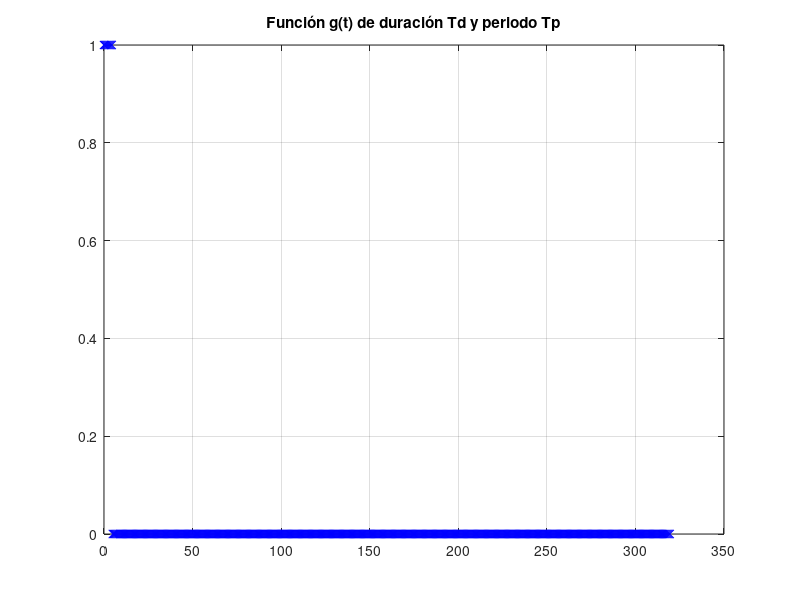
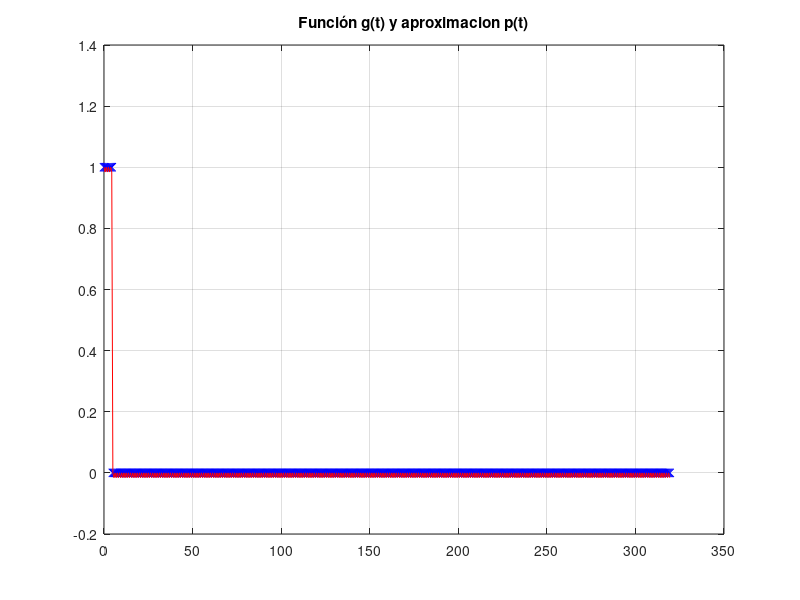
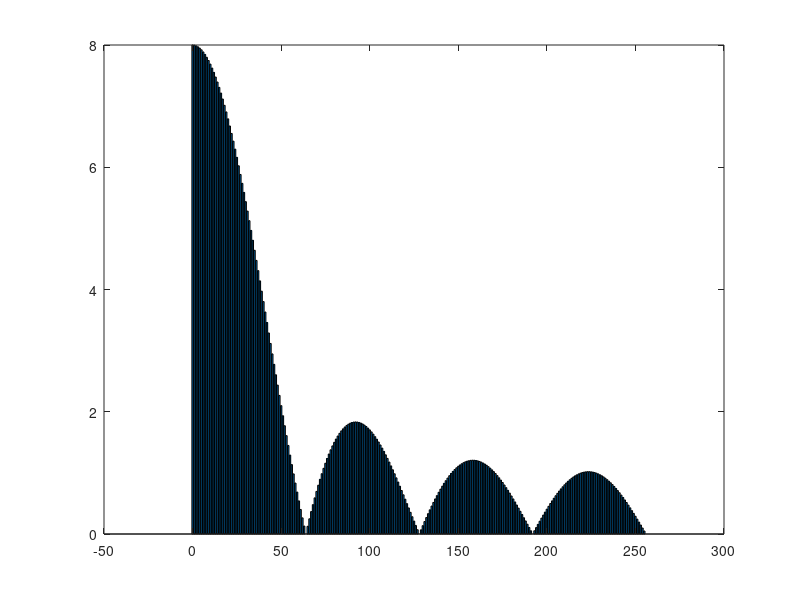

The MATLAB script that drew these images, in order:
function aprox_nop_1

    Td = 5;                 %No nula en el intervalo Td
    Tp = 64*Td;             %Agrego el cuádruple de puntos %20 puntos
    N = 64*8;               %Inicialmente N = 8            %32 puntos
    dt = Tp/N               %Se mantiene constante

    t0 = 0;
    for i=1 : N
        t(i) = t0 + (i-1)*dt;
        if(t(i) < Td)
            g(i,1) = 1;
        else
            g(i,1) = 0;
        end
    end

    figure(1)
    plot(t,g,"xb")
    title("Función g(t) de duración Td y periodo Tp")
    grid on

    %Matriz phi

    m = (N-1)/2;
    dim = 2*m+1;
    wl = (2*pi)/Tp;
    w0 = (2*pi)/N;
    dw0 = w0/dt;

    phi(:, 1) = 1;
    for i=1 : N 
        for k=1 : m
            phi(i, 2*k) = cos(k * wl * (t(i) - t(1))); 
            phi(i, 2*k+1) = sin(k * wl * (t(i) - t(1))); 
        end
    end

    a = inv(phi'*phi)*(phi'*g);
    p = phi * a;

    figure(2)
    plot(t,g,"xb",t,p,"red")
    title("Función g(t) y aproximacion p(t)")
    grid on

    %Amplitudes

    %A(1,1) = a(1,1);

    %for i=1 : m
    %    A(i+1,1) = abs(a(2*(i)) + a(2*(i)+1));
    %end

    %f = dw0 * (1:(m+1));       %Vector de frecuencia

    %figure(3)
    %bar(f, A)

    %%FFT

    fft_g = fft(g, N);

    fft_g_abs = abs(fft_g);

    f = 1 * (0:(N/2));          %No sé por qué la frecuencia acá es 1, calculo que si no te dicen qué frecuencia f0 hay, entonces usás 1 directamente

    figure(4)
    bar(f, fft_g_abs(1:length(f)))

end